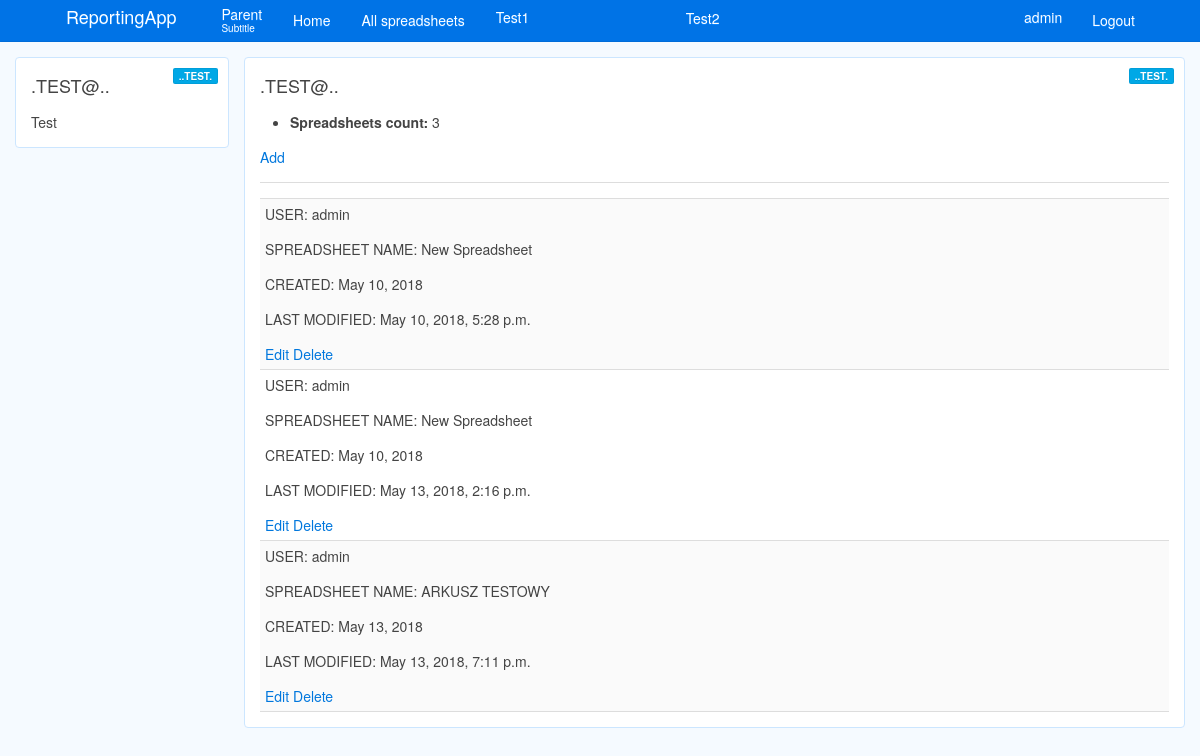
/reports/spreadsheets/ (signed in), run on an earlier commit of the app's database.
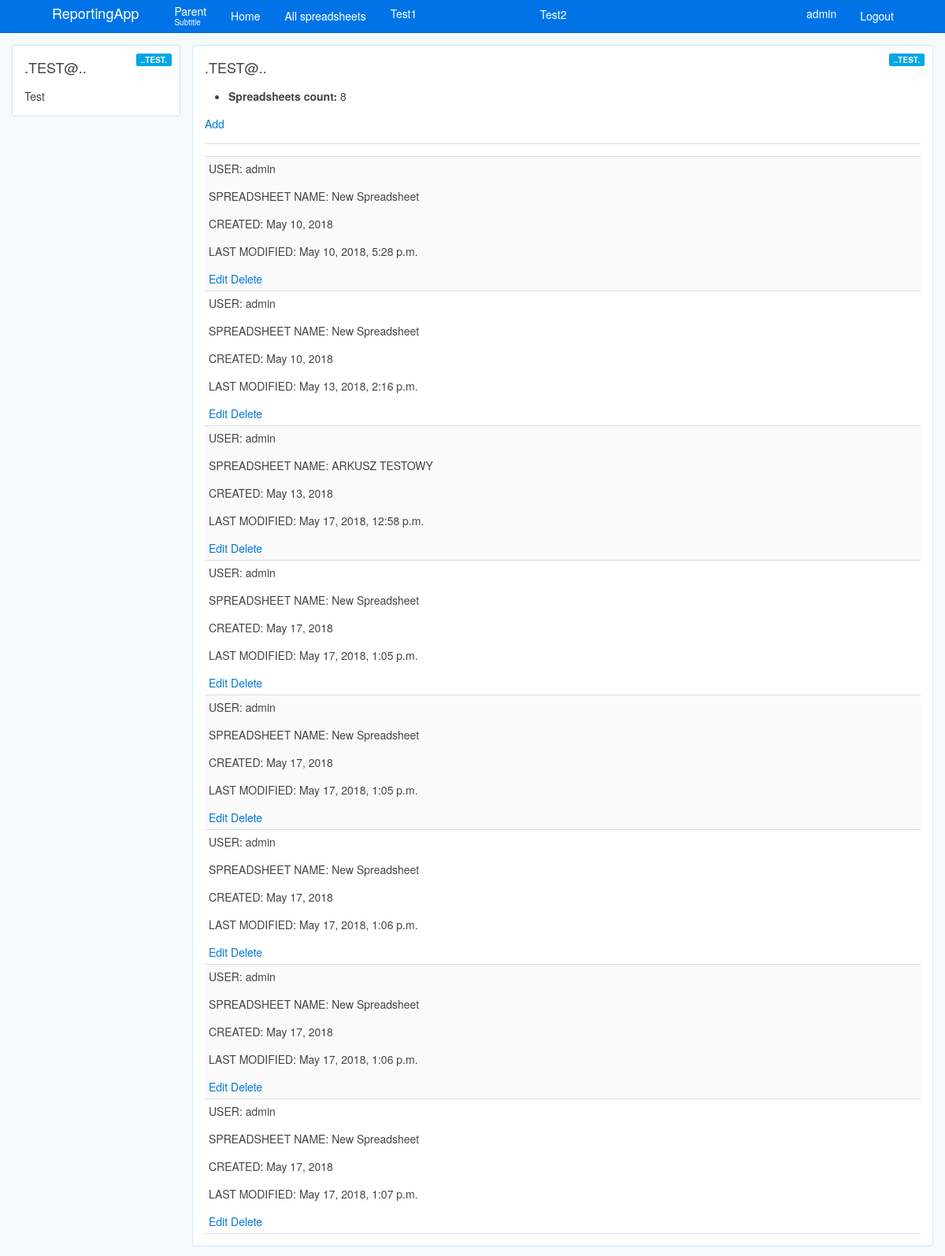
And on a later commit of the database.
### reports/models.py (models this page shows)
class Spreadsheet(models.Model):
	user = models.ForeignKey(User, unique=False, on_delete=models.CASCADE)
	spreadsheet_name = models.CharField(max_length=255)
	spreadsheet_creation_date = models.DateField(auto_now_add=True, editable=False)
	spreadsheet_last_modification = models.DateTimeField(auto_now=True)

### reports/views.py (the view)
# urls.py: path(r'spreadsheets/', views.spreadsheets, name='spreadsheets'),
@login_required
def spreadsheets(request):
    spreadsheets = Spreadsheet.objects.filter(user__id = request.user.id)
    num_spreadsheets = len(spreadsheets)
    return render(request, 'spreadsheets.html', context={'spreadsheets': spreadsheets, 'num_spreadsheets': num_spreadsheets}, )

### reports/templates/spreadsheets.html
{% extends "base.html" %}
{% block content %}
<div class="uk-width-1-1">
	<ul>
		<li>
			<strong>Spreadsheets count:</strong> {{ num_spreadsheets }}</li>
	</ul>
	<a href="add/">
		<span>Add</span>
	</a>
	<hr>
	<ul class="uk-list uk-list-striped">
		{% for spreadsheet in spreadsheets %}
		<li>
			<p>USER: {{ spreadsheet.user }}</p>
			<p>SPREADSHEET NAME: {{ spreadsheet.spreadsheet_name }}</p>
			<p>CREATED: {{ spreadsheet.spreadsheet_creation_date }}</p>
			<p>LAST MODIFIED: {{ spreadsheet.spreadsheet_last_modification }}</p>
			<a href="{{ spreadsheet.id }}/edit/">
				<span>Edit</span>
			</a>
			<a href="{{ spreadsheet.id }}/delete/">
				<span>Delete</span>
			</a>
		</li>
		{% endfor %}
	</ul>
</div>
{% endblock %}

What changed in the data, as far as the page shows it:
changed Spreadsheet "ARKUSZ TESTOWY": spreadsheet_last_modification "May 13, 2018, 7:11 p.m." → "May 17, 2018, 12:58 p.m."
added Spreadsheet: user "admin", spreadsheet_name "New Spreadsheet", spreadsheet_creation_date "May 17, 2018", spreadsheet_last_modification "May 17, 2018, 1:05 p.m."
added Spreadsheet: user "admin", spreadsheet_name "New Spreadsheet", spreadsheet_creation_date "May 17, 2018", spreadsheet_last_modification "May 17, 2018, 1:05 p.m."
added Spreadsheet: user "admin", spreadsheet_name "New Spreadsheet", spreadsheet_creation_date "May 17, 2018", spreadsheet_last_modification "May 17, 2018, 1:06 p.m."
added Spreadsheet: user "admin", spreadsheet_name "New Spreadsheet", spreadsheet_creation_date "May 17, 2018", spreadsheet_last_modification "May 17, 2018, 1:06 p.m."
added Spreadsheet: user "admin", spreadsheet_name "New Spreadsheet", spreadsheet_creation_date "May 17, 2018", spreadsheet_last_modification "May 17, 2018, 1:07 p.m."
Also different on the page:
{{ num_spreadsheets }}: "3" → "8"
